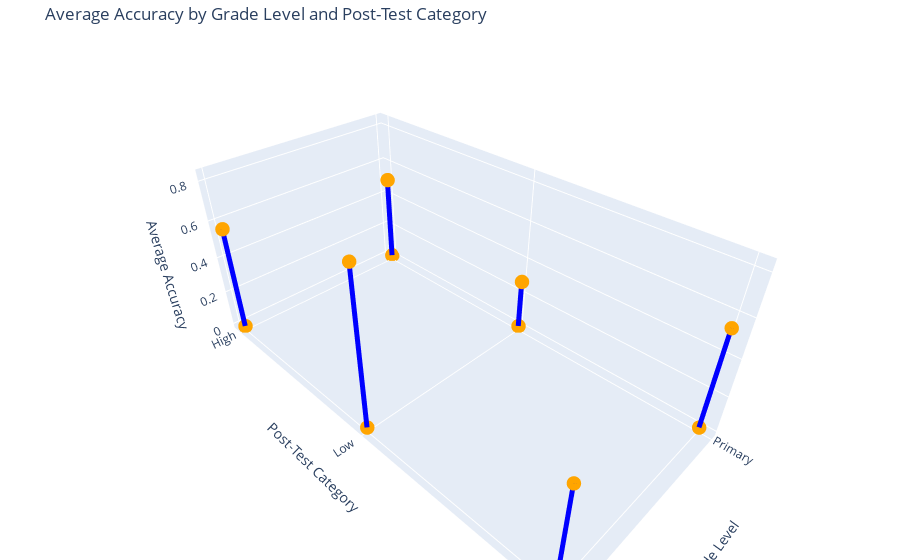

The notebook cell this image was saved under:
### Code cell
import plotly.graph_objects as go

# Group and average
grouped = (
    ar_df.groupby(["Grade_Level", "Post_Test_Category"])["Accuracy"]
    .mean()
    .reset_index()
)

# Convert categories to numeric for plotting
grade_levels = grouped["Grade_Level"].astype("category")
post_categories = grouped["Post_Test_Category"].astype("category")

grouped["x"] = grade_levels.cat.codes
grouped["y"] = post_categories.cat.codes
grouped["z"] = grouped["Accuracy"]

# Create 3D scatter bars (vertical lines)
fig = go.Figure()

for i, row in grouped.iterrows():
    fig.add_trace(
        go.Scatter3d(
            x=[row["x"], row["x"]],
            y=[row["y"], row["y"]],
            z=[0, row["z"]],
            mode="lines+markers",
            line=dict(color="blue", width=10),
            marker=dict(size=5, color="orange"),
            showlegend=False,
        )
    )

# Axes formatting
fig.update_layout(
    title="Average Accuracy by Grade Level and Post-Test Category",
    scene=dict(
        xaxis=dict(
            title="Grade Level",
            tickvals=grouped["x"].unique(),
            ticktext=grade_levels.cat.categories,
        ),
        yaxis=dict(
            title="Post-Test Category",
            tickvals=grouped["y"].unique(),
            ticktext=post_categories.cat.categories,
        ),
        zaxis=dict(title="Average Accuracy"),
    ),
    margin=dict(l=0, r=0, b=0, t=40),
)

fig.show()

### Figure 1 — Plotly figure (JSON) as saved in the notebook; plotly's stock layout.template omitted (floating-point values rounded to 4 significant figures)
{"data": [{"line": {"color": "blue", "width": 10}, "marker": {"color": "orange", "size": 5}, "mode": "lines+markers", "showlegend": false, "type": "scatter3d", "x": [0, 0], "y": [0, 0], "z": [0, 0.4948]}, {"line": {"color": "blue", "width": 10}, "marker": {"color": "orange", "size": 5}, "mode": "lines+markers", "showlegend": false, "type": "scatter3d", "x": [0, 0], "y": [1, 1], "z": [0, 0.2748]}, {"line": {"color": "blue", "width": 10}, "marker": {"color": "orange", "size": 5}, "mode": "lines+markers", "showlegend": false, "type": "scatter3d", "x": [0, 0], "y": [2, 2], "z": [0, 0.5353]}, {"line": {"color": "blue", "width": 10}, "marker": {"color": "orange", "size": 5}, "mode": "lines+markers", "showlegend": false, "type": "scatter3d", "x": [1, 1], "y": [0, 0], "z": [0, 0.5693]}, {"line": {"color": "blue", "width": 10}, "marker": {"color": "orange", "size": 5}, "mode": "lines+markers", "showlegend": false, "type": "scatter3d", "x": [1, 1], "y": [1, 1], "z": [0, 0.8297]}, {"line": {"color": "blue", "width": 10}, "marker": {"color": "orange", "size": 5}, "mode": "lines+markers", "showlegend": false, "type": "scatter3d", "x": [1, 1], "y": [2, 2], "z": [0, 0.5231]}], "layout": {"margin": {"b": 0, "l": 0, "r": 0, "t": 40}, "scene": {"xaxis": {"ticktext": ["Primary", "Secondary"], "tickvals": [0, 1], "title": {"text": "Grade Level"}}, "yaxis": {"ticktext": ["High", "Low", "Medium"], "tickvals": [0, 1, 2], "title": {"text": "Post-Test Category"}}, "zaxis": {"title": {"text": "Average Accuracy"}}}, "title": {"text": "Average Accuracy by Grade Level and Post-Test Category"}}}
